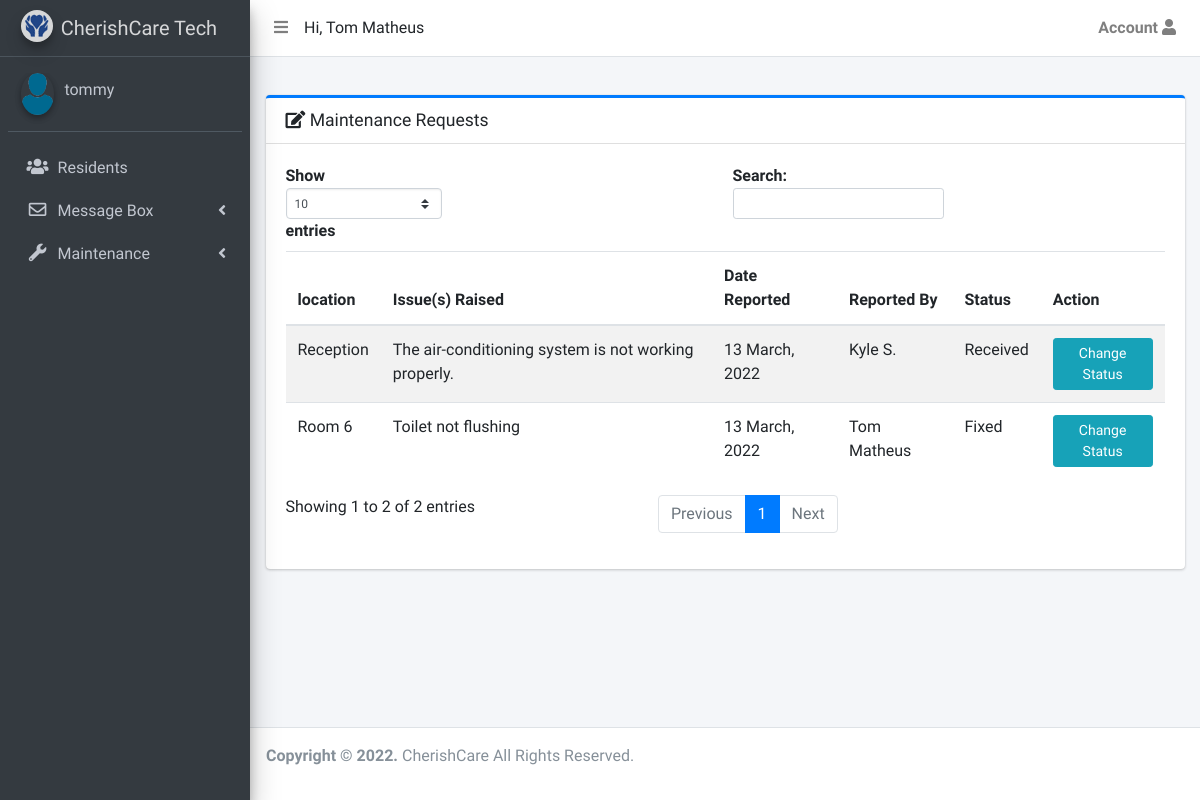
Page /admin/maintenance-view (signed in) on the earlier database version.
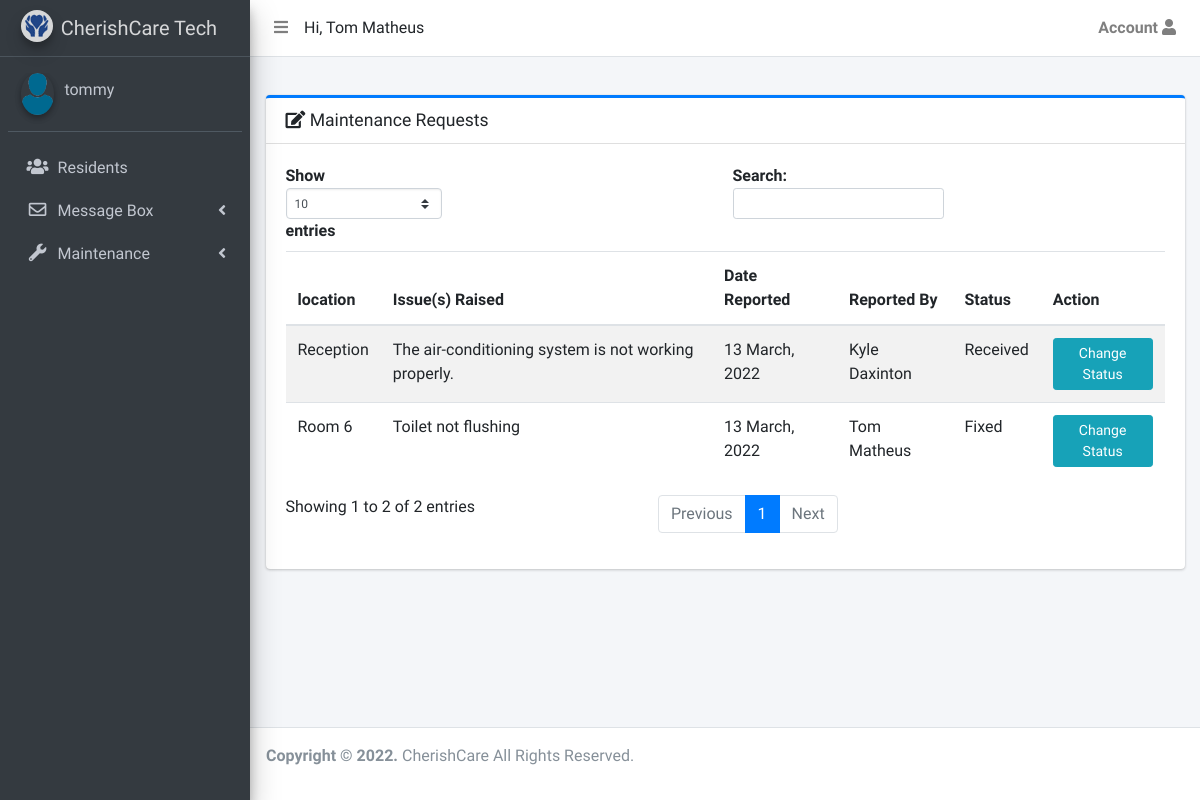
Same page on the later database version.
### app/models.py (models this page shows, shortened)
class User(UserMixin, db.Model):
    __tablename__ = 'User'
    __table_args__ = {
        'extend_existing': True
    }
    id = db.Column(db.Integer, primary_key=True)
    name = db.Column(db.String(64))
    username = db.Column(db.String(64), unique=True, index=True)
    role_id = db.Column(db.Integer, db.ForeignKey('roles.id'))
    email = db.Column(db.String(64), unique=True, index=True)
    password_hash = db.Column(db.String(128))
    repairs_reported = db.relationship('Maintenance', backref='reporter', foreign_keys='Maintenance.reported_by')
    timeline_entry = db.relationship('Timeline', backref='user_entry', foreign_keys='Timeline.user_entry_id')
    confirmed = db.Column(db.Boolean, default=True)
    active = db.Column(db.Boolean, default=True)
    created_at = db.Column(db.DateTime, server_default=db.func.now())
    last_seen = db.Column(db.DateTime, server_default=db.func.now())
    profile_photo = db.Column(db.String(64), default='avatar.png')
    @property
    def password(self):
        raise AttributeError('Password is not readable')
    def can(self, perm):
        return self.role is not None and self.role.has_permission(perm)
    def is_administrator(self):
        return self.can(Permission.ADMIN)

class Maintenance(db.Model):
    __tablename__ = 'maintenance'
    __table_args__ = {
        'extend_existing': True
    }
    id = db.Column(db.Integer, primary_key=True)
    issue = db.Column(db.String(100))
    location = db.Column(db.String(100))
    reported_by = db.Column(db.ForeignKey('User.id'))
    status = db.Column(db.String(100))
    report_date = db.Column(db.DateTime, server_default=db.func.now())

### app/admin/routes.py (the view, shortened to what this page needs)
@admin.route('/maintenance-view', methods=['GET', 'POST'])
@login_required
def maintenance_view():
    title = "Maintenance Requests"
    requests = Maintenance.query.join(User, Maintenance.reported_by==User.id).filter().order_by(Maintenance.report_date)
    return render_template('admin/pages/maintenance/all_requests.html', user=current_user, requests=requests, title=title)

### app/auth/routes.py (called while the page is built)
@auth.before_app_request
def before_request():
    if current_user.is_authenticated \
            and not current_user.confirmed \
            and request.endpoint \
            and request.blueprint != 'auth' \
            and request.blueprint != 'main' \
            and request.endpoint != 'static':
        return redirect(url_for('auth.unconfirmed'))

### app/models.py (called while the page is built)
@login_manager.user_loader
def load_user(user_id):
    return User.query.get(int(user_id))

    def has_permission(self, perm):
        return self.permissions & perm == perm

### app/templates/admin/pages/maintenance/all_requests.html (shortened to what this page needs)
{% extends 'admin_base.html'%}
{% import "macros.html" as macros %}
{%block css %}
<link rel="stylesheet" href="{{url_for('static' , filename='dist/css/adminlte.min.css')}}">
<link rel="stylesheet" href="{{url_for('static', filename='plugins/select2/css/select2.min.css')}}">
<link rel="stylesheet"
    href="{{url_for('static', filename='plugins/select2-bootstrap4-theme/select2-bootstrap4.min.css')}}">
{%endblock%}
{%block main_content %}
<section class="content">
    <div class="card card-primary card-outline">
        <div class="card-header">
            <h3 class="card-title">
                <i class="fas fa-edit"></i>
                Maintenance Requests
            </h3>
        </div>
        <div class="card-body">
                <div class="tab-content" id="custom-content-above-tabContent">
                    <div class="tab-pane fade show active" id="custom-content-above-home" role="tabpanel"
                        aria-labelledby="custom-content-above-home-tab">
                        {%if requests.count()==0 %}
                        <h1 class="row justify-content-center">No maintenance request has been made</h1>
                        {%else%}
                        <div class="table-respons\ive">
                            <table id="table1" class="table table-hover table-striped">
                                <thead>
                                    <tr>
                                        <th>location</th>
                                        <th>Issue(s) Raised</th>
                                        <th>Date Reported</th>
                                        <th>Reported By</th>
                                        <th>Status</th><th>Action</th>
                                    </tr>
                                </thead>
                                <tbody>
                                    {% for request in requests%}
                                    <tr>
                                        <td class="mailbox-name">{{request.location}}
                                        </td>
                                        <td class="mailbox-name">{{request.issue}}
                                        </td>
                                        <td class="mailbox-name">{{request.report_date.strftime("%d %B, %Y")}}
                                        </td>
                                        <td class="mailbox-name">{{request.reporter.name}}
                                        </td>
                                        <td class="mailbox-name">{{request.status}}
                                        </td>
                                        <td>
                                            <button type="button" class="btn btn-sm btn-info float-right"
                                                data-toggle="modal" data-target="#change-status"
                                                data-req_id="{{request.id}}"
                                                data-issue="{{request.issue}}|{{request.location}}">Change
                                                Status</button>
                                        </td>
                                    </tr>
                                    {%endfor%}
                                </tbody>
                            </table>
                        </div>
                        {%endif%}
                    </div>
                </div>
            </div>
</section>
{%endblock%}

### app/templates/admin_base.html (shortened to what this page needs)
<!DOCTYPE html>
<html>
<head>
  <link rel="stylesheet" href="{{url_for('static' , filename='plugins/fontawesome-free-5/css/all.css')}}">
  <link rel="stylesheet"
    href="{{url_for('static', filename='plugins/tempusdominus-bootstrap-4/css/tempusdominus-bootstrap-4.min.css')}}">
  <link rel="stylesheet"
    href="{{url_for('static', filename='plugins/overlayScrollbars/css/OverlayScrollbars.min.css')}}">
  <link rel="stylesheet"
    href="{{url_for('static', filename='plugins/datatables-responsive/css/responsive.bootstrap4.min.css')}}">
  <link rel="stylesheet" href="{{url_for('static', filename='plugins/daterangepicker/daterangepicker.css')}}">
  <link rel="stylesheet" href="{{url_for('static' , filename='dist/css/preloader.css')}}">
  {%block css %}{%endblock%}
</head>
<body class="hold-transition sidebar-mini">
  <div class="wrapper">
    <nav class="main-header navbar navbar-expand navbar-white navbar-light">
      <ul class="navbar-nav">
        <li class="nav-item">
          <a class="nav-link" data-widget="pushmenu" href="#" role="button"><i class="fas fa-bars"></i></a>
        </li>
      </ul>
      <span> Hi, {{user.name}}
      </span>
      <ul class="navbar-nav ml-auto">
        <li class="nav-item dropdown">
          <a class="nav-link" data-toggle="dropdown" href="#">
            <b>Account</b> <i class="fas fa-user"></i>
          </a>
        </li>
      </ul>
    </nav>
    <aside class="main-sidebar sidebar-dark-primary elevation-4">
      <a href="#" class="brand-link">
        <img src="{{url_for('static', filename='assets/img/favicon.png')}}" alt="CherishCare Logo"
          class="brand-image img-circle elevation-3" style="opacity: .8">
        <span class="brand-text font-weight-light">CherishCare Tech</span>
      </a>
      <div class="sidebar">
        <div class="user-panel mt-3 pb-3 mb-3 d-flex">
          <div class="image">
            <a href="#">
              <img src="{{url_for('static', filename='uploads/')}}{{user.profile_photo}}"
                onclick="document.getElementById('photo').click()" class="img-circle elevation-2" alt="User Image">
            </a>
          </div>
          <div class="info">
            <a href="#" class="d-block">{{user.username}}</a>
          </div>
        </div>
        <nav class="mt-2">
          <ul class="nav nav-pills nav-sidebar flex-column" data-widget="treeview" role="menu" data-accordion="false">
            {%if user.is_administrator() or user.role.name=="Senior Carer"%}
            <li class="nav-item has-treeview">
              <a href="#" class="nav-link">
                <i class="nav-icon fas fa-users"></i>
                <p>
                  Residents
                  <i class="fas fa-angle-left right"></i>
                </p>
              </a>
              <ul class="nav nav-treeview">
                <li class="nav-item">
                  <a href="{{url_for('admin.add_resident')}}" class="nav-link">
                    <i class="fas fa-plus nav-icon"></i>
                    <p>Add Resident</p>
                  </a>
                </li>
                <li class="nav-item">
                  <a href="{{url_for('admin.view_residents')}}" class="nav-link">
                    <i class="nav-icon fas fa-bars"></i>
                    <p>View Residents</p>
                  </a>
                </li>
              </ul>
            </li>
            {%else%}
            <li class="nav-item">
              <a href="{{url_for('admin.view_residents')}}" class="nav-link">
                <i class="nav-icon fas fa-users"></i>
                <p>Residents</p>
              </a>
            </li>
            {%endif%}
            <li class="nav-item has-treeview">
              <a href="#" class="nav-link">
                <i class="nav-icon far fa-envelope"></i>
                <p>
                  Message Box
                  <i class="fas fa-angle-left right"></i>
                </p>
              </a>
            </li>
            {%if user.is_administrator() or user.role.name=="Maintenance Staff"%}
            <li class="nav-item has-treeview">
              <a href="#" class="nav-link">
                <i class="nav-icon fas fa-wrench"></i>
                <p>
                  Maintenance
                  <i class="fas fa-angle-left right"></i>
                </p>
              </a>
            </li>
            {%endif%}
          </ul>
        </nav>
      </div>
    </aside>
    <div class="content-wrapper">
      <section class="content-header">
      </section>
      <section class="content">
        <div class="container-fluid">
          {%block main_content %} {%endblock%}
        </div>
      </section>
    </div>
    <footer class="main-footer no-print">
      <p>
        <strong>Copyright &copy
          <script> document.write(new Date().getFullYear())</script>.
        </strong>
        CherishCare All Rights Reserved.
      </p>
    </footer>
</body>
</html>

Differences in the rows shown:
changed through a linked row, Maintenance "Reception": reporter.name "Kyle S." → "Kyle Daxinton"
